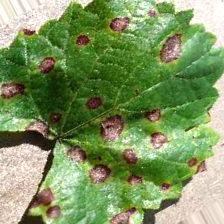
#> input picture grape-leaf-disease-detection/black_rot_test.png, 224 x 224 px, given in place of field.mp4, which was not available
$ jupyter execute --allow-errors model.ipynb
#> lines starting #> are read from the running program, lines starting #| are printed output that depends on the picture; after the words box and inside, x2 and y2 are one past the last pixel; in counts of white or black regions, pixels touching at a corner belong together; pictures that were not available may be replaced by others from this repository, and a replacement may not be noted
#> further down, frame is the input picture: shape (224, 224, 3); mean B, G, R 96, 149.1, 126.4
#> `fgMask = backSub.apply(frame)`: fgMask: shape (224, 224); every value is 127
#> `hsv = cv2.cvtColor(frame, cv2.COLOR_BGR2HSV)`: hsv: shape (224, 224, 3); mean H, S, V 39.7, 119.5, 154.4
#> `mask_blue = cv2.inRange(hsv, lower_blue, upper_blue)`: mask_blue: shape (224, 224); every value is 0
#> `mask_green = cv2.inRange(hsv, lower_green, upper_green)`:
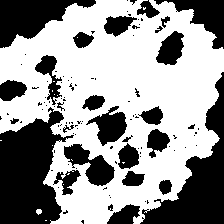
#> mask_green: shape (224, 224); 58.9% white; 109 black regions (80 under 20 px), largest, box (x1, y1, x2, y2) and area: (0, 107, 74, 224) 5436, (140, 72, 224, 224) 4334, (0, 0, 96, 48) 2330
#> `fgMask = cv2.bitwise_and(fgMask, mask)`: fgMask: shape (224, 224); values 0 (black) and 127 (white), 41.1% white; 109 white regions (80 under 20 px)
#> `contours, _ = cv2.findContours( fgMask, cv2.RETR_EXTERNAL, cv2.CHAIN_A..`: contours = 109 contours, 88 with area under 20; largest, box (x1, y1, x2, y2) and area: (0, 107, 74, 224) 5273, (140, 72, 224, 224) 4099, (0, 0, 96, 48) 2200, (154, 0, 224, 49) 1188, (64, 144, 115, 186) 936
#> the loop `for contour in contours:` made 109 passes
#> after the loop `for contour in contours:`: centers = 32 pairs, first value 13.5 to 191.5, second value 2.5 to 214
[cell 1]
import cv2
import numpy as np
from keras.models import load_model

[cell 2]
backSub = cv2.createBackgroundSubtractorMOG2()

lower_blue = np.array([100, 50, 50])
upper_blue = np.array([130, 255, 255])
lower_green = np.array([40, 50, 50])
upper_green = np.array([70, 255, 255])

[cell 3]
cap = cv2.VideoCapture('field.mp4')

[cell 4]
anomaly_counter = 0
offset = 10
#> (the rest of this cell did not finish here and is left out)


$ run again, on grape-leaf-disease-detection/testing.png
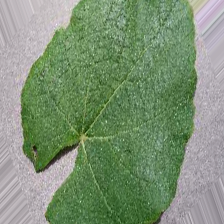
#> input picture grape-leaf-disease-detection/testing.png, 224 x 224 px, given in place of field.mp4, which was not available
#> frame is the input picture: shape (224, 224, 3); mean B, G, R 117.3, 145.9, 125.6
#> hsv: shape (224, 224, 3); mean H, S, V 83.5, 65.6, 148.5
#> mask_blue: shape (224, 224); every value is 0
#> `mask_green = cv2.inRange(hsv, lower_green, upper_green)`:
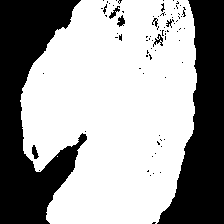
#> mask_green: shape (224, 224); 62.7% white; 81 black regions (73 under 20 px), largest, box (x1, y1, x2, y2) and area: (0, 0, 87, 224) 9975, (157, 0, 224, 224) 8235, (32, 145, 39, 159) 58
#> contours = 81 contours, 75 with area under 20; largest, box (x1, y1, x2, y2) and area: (0, 0, 87, 224) 9634, (157, 0, 224, 224) 7960, (32, 145, 39, 159) 42, (117, 15, 125, 27) 40, (153, 34, 163, 47) 36, (109, 6, 120, 19) 34
#> the loop `for contour in contours:` made 81 passes
#> after the loop `for contour in contours:`: centers = [[35.5, 152], [158, 40.5], [170, 23.5], [155, 22.5], [121, 21], [184, 12], [114.5, 12.5], [105, 9], [163, 7.5], [190.5, 112], [43.5, 112]]
